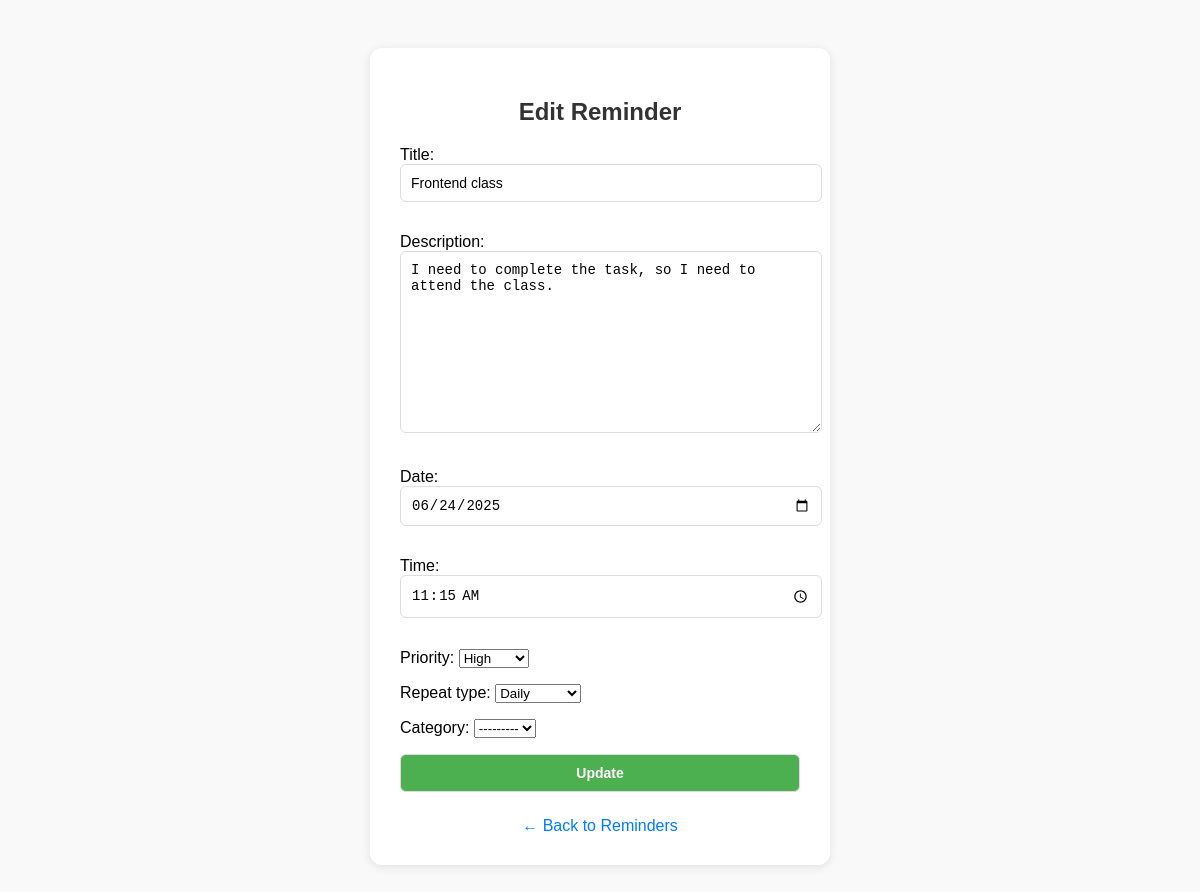
The page /reminders/edit/6/ (signed in) on the database its author committed.
### Reminder_app/models.py (models this page shows, shortened)
class Reminder(models.Model):
    PRIORITY_CHOICES = [
        ('low', 'Low'),
        ('medium', 'Medium'),
        ('high', 'High'),
    ]
    REPEAT_CHOICES = [
        ('none', 'No Repeat'),
        ('daily', 'Daily'),
        ('weekly', 'Weekly'),
        ('monthly', 'Monthly'),
        ('yearly', 'Yearly'),
    ]
    user = models.ForeignKey(User, on_delete=models.CASCADE)
    title = models.CharField(max_length=200)
    description = models.TextField(blank=True)
    date = models.DateField(default=date.today)
    time = models.TimeField(default=time(12, 0))
    priority = models.CharField(max_length=10, choices=PRIORITY_CHOICES, default='medium')
    completed = models.BooleanField(default=False)
    created_at = models.DateTimeField(auto_now_add=True)
    category = models.ForeignKey(Category, on_delete=models.SET_NULL, null=True, blank=True)
    repeat_type = models.CharField(max_length=10, choices=REPEAT_CHOICES, default='none')
    next_due_date = models.DateField(null=True, blank=True)
    is_recurring = models.BooleanField(default=False)
    class Meta:
        ordering = ['-priority', 'date', 'time']

### Reminder_app/views.py (the view)
# urls.py: path('edit/<int:pk>/', views.edit_reminder, name='edit_reminder'),
@login_required
def edit_reminder(request, pk):
    reminder = get_object_or_404(Reminder, pk=pk, user=request.user)
    if request.method == 'POST':
        form = ReminderForm(request.POST, instance=reminder)
        if form.is_valid():
            reminder = form.save(commit=False)
            if reminder.repeat_type != 'none':
                reminder.is_recurring = True
                if not reminder.next_due_date:
                    reminder.next_due_date = reminder.date
            else:
                reminder.is_recurring = False
            reminder.save()
            return redirect('reminder_list')
    else:
        form = ReminderForm(instance=reminder)
        form.fields['category'].queryset = Category.objects.filter(user=request.user)
    return render(request, 'edit_reminder.html', {'form': form})

### Reminder_app/forms.py
class ReminderForm(forms.ModelForm):
    class Meta:
        model = Reminder
        fields = ['title', 'description', 'date', 'time', 'priority', 'repeat_type', 'category']
        widgets = {
            'date': forms.DateInput(attrs={'type': 'date', 'class': 'form-control'}),
            'time': forms.TimeInput(attrs={'type': 'time', 'class': 'form-control'}),
            'priority': forms.Select(attrs={'class': 'form-control'}),
            'repeat_type': forms.Select(attrs={'class': 'form-control'}),
            'category': forms.Select(attrs={'class': 'form-control'}),
        }

### Reminder_app/templates/edit_reminder.html (shortened to what this page needs)
<!DOCTYPE html>
<html lang="en">
<head>
</head>
<body>
<div class="container">
    <h2>Edit Reminder</h2>
    <form method="post">
        {{ form.as_p }}
        <button type="submit">Update</button>
    </form>
    <a href="{% url 'reminder_list' %}" class="back-link">← Back to Reminders</a>
</div>
</body>
</html>

### Reminder_app/templates/edit_reminder.html (style rules this page uses)
body { font-family: Arial, sans-serif; background: #f9f9f9; padding: 40px; display: flex; justify-content: center; }
.container { background: white; padding: 30px; border-radius: 12px; width: 400px; box-shadow: 0 2px 10px rgba(0, 0, 0, 0.1); }
h2 { text-align: center; color: #333; }
form input, form textarea, form button { width: 100%; margin-bottom: 15px; padding: 10px; font-size: 14px; border: 1px solid #ddd; border-radius: 6px; }
form button { background-color: #4CAF50; color: white; font-weight: bold; cursor: pointer; }
.back-link { display: block; text-align: center; margin-top: 10px; color: #007BFF; text-decoration: none; }

### rows shown on the page
Reminder: title "Frontend class", description "I need to complete the task, so I need to attend the class.", date "06/24/2025", time "11:15:00", priority "High", repeat_type "Daily", category "---------"
